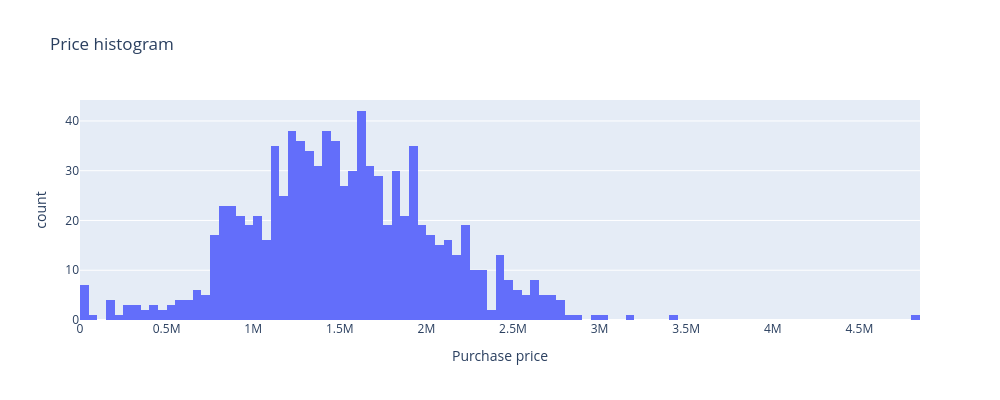

This figure's notebook cell:
### Code cell
# Price distribution by 5-year period
# A flat histogram conflates decades of price growth — this shows how the distribution has shifted
df_hist = df_myarea[df_myarea['Purchase price'] > 0].copy()
df_hist['Period'] = (
    (df_hist['Contract date'].dt.year // 5 * 5).astype(str) + '–' +
    (df_hist['Contract date'].dt.year // 5 * 5 + 4).astype(str)
)

fig = px.box(
    df_hist.sort_values('Contract date'),
    x='Period',
    y='Purchase price',
    title='Purchase price distribution by 5-year period',
    points=False,
    width=1000,
    height=500,
)
fig.show()

# Current market histogram — last 5 years only (apples-to-apples)
recent_years = 5
cutoff = df_myarea['Contract date'].max() - pd.DateOffset(years=recent_years)
df_recent = df_myarea[
    (df_myarea['Contract date'] >= cutoff) &
    (df_myarea['Purchase price'] > 0)
]

if not df_recent.empty:
    median_price = df_recent['Purchase price'].median()
    fig = px.histogram(
        df_recent,
        x='Purchase price',
        nbins=int(df_recent['Purchase price'].max() / 50000),
        title=f'Price histogram — last {recent_years} years only  (${median_price:,.0f} median)',
        width=1000,
        height=400,
    )
    fig.show()

### Figure 1 — Plotly figure (JSON) as saved in the notebook; plotly's stock layout.template omitted (floating-point values rounded to 4 significant figures; data arrays with more than 128 entries replaced by an {"elided": "..."} marker saying what was removed)
{"data": [{"bingroup": "x", "hovertemplate": "Purchase price=%{x}<br>count=%{y}<extra></extra>", "legendgroup": "", "marker": {"color": "#636efa", "pattern": {"shape": ""}}, "name": "", "nbinsx": 96, "orientation": "v", "showlegend": false, "type": "histogram", "x": {"elided": "907 float values"}, "xaxis": "x", "yaxis": "y"}], "layout": {"barmode": "relative", "height": 400, "legend": {"tracegroupgap": 0}, "title": {"text": "Price histogram"}, "width": 1000, "xaxis": {"anchor": "y", "domain": [0, 1], "title": {"text": "Purchase price"}}, "yaxis": {"anchor": "x", "domain": [0, 1], "title": {"text": "count"}}}}
